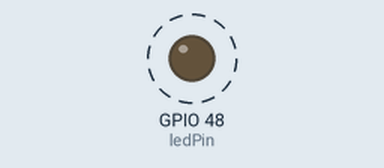
The sketch below on a simulated ESP32-S3. Parts: output pins drawn as LEDs (lit = HIGH). Dashed ring = blinking. WiFi joins after 1.5 s; servers stay silent unless stated.

Above: at 2.0 s.
Timing chart, 0 to 4.8 s (numbered marks = the images above):
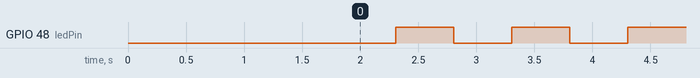

Measured:
- by itself, GPIO 48 (ledPin): alternates HIGH for 0.50 s and LOW for 0.50 s

The sketch:

Edgent_ESP32_check2.ino
```cpp
///*************************************************************
//
//  This is a simple demo of sending and receiving some data.
//  Be sure to check out other examples!
// *************************************************************/
//
///* Fill-in information from Blynk Device Info here */
//#define BLYNK_TEMPLATE_ID "TMPL6Sr0Eqk8b"
//#define BLYNK_TEMPLATE_NAME "esp32"
//#define BLYNK_AUTH_TOKEN "KJEAbIDhlD0ZljvE2qRM-q35gVvWIWcn"
///* Comment this out to disable prints and save space */
//#define BLYNK_PRINT Serial
//
//const int led = LED_BUILTIN;
//#include <WiFi.h>
//#include <WiFiClient.h>
//#include <BlynkSimpleEsp32.h>
//
//// Your WiFi credentials.
//// Set password to "" for open networks.
//char ssid[] = "Mazeriikkaa";
//char pass[] = "";
//
//int st;
//BlynkTimer timer;
//
//// This function is called every time the Virtual Pin 0 state changes
//BLYNK_WRITE(V0)
//{
//  // Set incoming value from pin V0 to a variable
//  int value = param.asInt();
//
//  // Update state
//  Blynk.virtualWrite(V1, value);
//}
//
//// This function is called every time the device is connected to the Blynk.Cloud
//BLYNK_CONNECTED()
//{
//  // Change Web Link Button message to "Congratulations!"
//  Blynk.setProperty(V3, "offImageUrl", "https://static-image.nyc3.cdn.digitaloceanspaces.com/general/fte/congratulations.png");
//  Blynk.setProperty(V3, "onImageUrl",  "https://static-image.nyc3.cdn.digitaloceanspaces.com/general/fte/congratulations_pressed.png");
//  Blynk.setProperty(V3, "url", "https://docs.blynk.io/en/getting-started/what-do-i-need-to-blynk/how-quickstart-device-was-made");
//}
//
//// This function sends Arduino's uptime every second to Virtual Pin 2.
//void myTimerEvent()
//{
//  // You can send any value at any time.
//  // Please don't send more that 10 values per second.
//  Blynk.virtualWrite(V2, millis() / 1000);
//}
//
//void setup()
//{
//  // Debug console
//  Serial.begin(115200);
//
//  Blynk.begin(BLYNK_AUTH_TOKEN, ssid, pass);
//  // You can also specify server:
//  //Blynk.begin(BLYNK_AUTH_TOKEN, ssid, pass, "blynk.cloud", 80);
//  //Blynk.begin(BLYNK_AUTH_TOKEN, ssid, pass, IPAddress(192,168,1,100), 8080);
//
//  // Setup a function to be called every second
//  timer.setInterval(1000L, myTimerEvent);
//}
//
//void loop()
//{
//  Blynk.run();
//  timer.run();
//  //led_blink();
//  // You can inject your own code or combine it with other sketches.
//  // Check other examples on how to communicate with Blynk. Remember
//  // to avoid delay() function!
//}
//void led_blink()
//{
//  if (st == 0)
//    {
//      digitalWrite(led, HIGH);
//      st=1;
//      Serial.println(st);
//    }
//  else
//    {
//      digitalWrite(led, LOW);
//      st=0;
//      Serial.println(st);
//    }
//}
//
/*************************************************************

  This is a simple demo of sending and receiving some data.
  Be sure to check out other examples!
 *************************************************************/

/* Fill-in information from Blynk Device Info here */
#define BLYNK_TEMPLATE_ID "TMPL6wZO-vaG8"
#define BLYNK_TEMPLATE_NAME "Quickstart Template"
#define BLYNK_AUTH_TOKEN "NPZrYa_7kfZEPL_eyWFrjp61mFBBICBE"
#define BLYNK_FIRMWARE_VERSION "0.1.0"

/* Comment this out to disable prints and save space */
#define BLYNK_PRINT Serial

#include <WiFi.h>
#include <WiFiClient.h>
#include <BlynkSimpleEsp32.h>
#include <WiFiManager.h>

const int ledPin = LED_BUILTIN;
BlynkTimer timer;
int st;
// This function is called every time the Virtual Pin 0 state changes
BLYNK_WRITE(V0)
{
  // Set incoming value from pin V0 to a variable
  int value = param.asInt();

  // Update state
  Blynk.virtualWrite(V1, value);
}

// This function is called every time the device is connected to the Blynk.Cloud
BLYNK_CONNECTED()
{
  // Change Web Link Button message to "Congratulations!"
  Blynk.setProperty(V3, "offImageUrl", "https://static-image.nyc3.cdn.digitaloceanspaces.com/general/fte/congratulations.png");
  Blynk.setProperty(V3, "onImageUrl",  "https://static-image.nyc3.cdn.digitaloceanspaces.com/general/fte/congratulations_pressed.png");
  Blynk.setProperty(V3, "url", "https://docs.blynk.io/en/getting-started/what-do-i-need-to-blynk/how-quickstart-device-was-made");
}

// This function sends Arduino's uptime every second to Virtual Pin 2.
void myTimerEvent()
{
  // You can send any value at any time.
  // Please don't send more than 10 values per second.
  Blynk.virtualWrite(V2, millis() / 1000);
}

void setup()
{
  // Debug console
  Serial.begin(115200);
  pinMode(ledPin, OUTPUT);
  // Configure Wi-Fi connection using WiFiManager
  WiFiManager wifiManager;
  wifiManager.autoConnect();

  // Get Wi-Fi credentials from WiFiManager
  String ssid = WiFi.SSID();
  String pass = WiFi.psk();

  // Initialize Blynk with Wi-Fi credentials
  Blynk.begin(BLYNK_AUTH_TOKEN, ssid.c_str(), pass.c_str());

  // Setup a function to be called every second
  timer.setInterval(1000L, myTimerEvent);
  timer.setInterval(500, blinkLED);
}

void loop()
{
  Blynk.run();
  timer.run();
  // You can inject your own code or combine it with other sketches.
  // Check other examples on how to communicate with Blynk. Remember
  // to avoid using the delay() function!
}

void blinkLED()
{
  static bool ledState = false;
  ledState = !ledState;
  digitalWrite(LED_BUILTIN, ledState);
}
```
